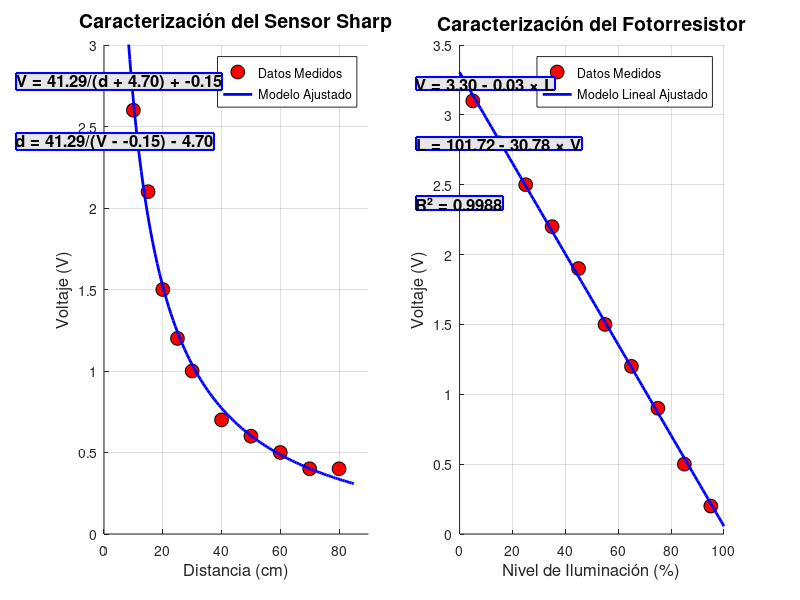

The MATLAB source for this figure:
% Caracterización de sensores: Sharp y Fotorresistor
% Este código muestra la caracterización de ambos sensores en un solo archivo
% con sus respectivas ecuaciones

% Limpieza previa
clear all;
close all;
clc;

% Creamos una figura con dos subplots
figure('Name', 'Caracterización de Sensores', 'Position', [100, 100, 1200, 500]);

%% CARACTERIZACIÓN DEL SENSOR SHARP (GP2Y0A21YK)
subplot(1, 2, 1);

% Datos del sensor Sharp (Distancia en cm vs Voltaje)
% Estos son datos típicos del sensor GP2Y0A21YK, ajustar según mediciones reales
distancia_cm = [10, 15, 20, 25, 30, 40, 50, 60, 70, 80];
voltaje_sharp = [2.6, 2.1, 1.5, 1.2, 1.0, 0.7, 0.6, 0.5, 0.4, 0.4];

% Ajuste de modelo hiperbólico: V = a/(d+b) + c
% Este modelo es típico para los sensores Sharp de distancia
modelfun = @(b,x) b(1)./(x+b(2)) + b(3);
beta0 = [30, 1, 0]; % Valores iniciales para a, b, c
[beta,~,~,~,~] = nlinfit(distancia_cm, voltaje_sharp, modelfun, beta0);

% Creamos curva ajustada con el modelo
distancia_modelo = linspace(8, 85, 100);
voltaje_modelo_sharp = modelfun(beta, distancia_modelo);

% Graficamos los datos y el modelo
scatter(distancia_cm, voltaje_sharp, 100, 'r', 'filled', 'MarkerEdgeColor', 'k');
hold on;
plot(distancia_modelo, voltaje_modelo_sharp, 'b-', 'LineWidth', 2);
grid on;
title('Caracterización del Sensor Sharp', 'FontSize', 14);
xlabel('Distancia (cm)', 'FontSize', 12);
ylabel('Voltaje (V)', 'FontSize', 12);
xlim([0 90]);
ylim([0 3]);
legend('Datos Medidos', 'Modelo Ajustado', 'Location', 'NorthEast');

% Creamos la ecuación para mostrar en la gráfica
eq_sharp = sprintf('V = %.2f/(d + %.2f) + %.2f', beta(1), beta(2), beta(3));
% Versión despejada para distancia
eq_sharp_dist = sprintf('d = %.2f/(V - %.2f) - %.2f', beta(1), beta(3), beta(2));

% Mostramos la ecuación en la gráfica
annotation('textbox', [0.02, 0.85, 0.25, 0.08], 'String', eq_sharp, ...
           'FitBoxToText', 'on', 'BackgroundColor', [0.9 0.9 0.9], ...
           'FontSize', 12, 'FontWeight', 'bold', 'EdgeColor', 'blue', ...
           'LineWidth', 1.5, 'HorizontalAlignment', 'center');

annotation('textbox', [0.02, 0.75, 0.25, 0.08], 'String', eq_sharp_dist, ...
           'FitBoxToText', 'on', 'BackgroundColor', [0.9 0.9 0.9], ...
           'FontSize', 12, 'FontWeight', 'bold', 'EdgeColor', 'blue', ...
           'LineWidth', 1.5, 'HorizontalAlignment', 'center');

%% CARACTERIZACIÓN DEL FOTORRESISTOR
subplot(1, 2, 2);

% Datos de iluminación vs voltaje para el fotorresistor
iluminacion_real = [5, 15, 25, 35, 45, 55, 65, 75, 85, 95];
tension_real = [3.1, 2.8, 2.5, 2.2, 1.9, 1.5, 1.2, 0.9, 0.5, 0.2];

% Realizamos la regresión lineal
coeficientes = polyfit(iluminacion_real, tension_real, 1);
pendiente = coeficientes(1);
intercepto = coeficientes(2);

% Creamos el modelo lineal
iluminacion_modelo = 0:1:100;
tension_modelo = pendiente * iluminacion_modelo + intercepto;

% Graficamos los datos y el modelo
scatter(iluminacion_real, tension_real, 100, 'r', 'filled', 'MarkerEdgeColor', 'k');
hold on;
plot(iluminacion_modelo, tension_modelo, 'b-', 'LineWidth', 2);
grid on;
title('Caracterización del Fotorresistor', 'FontSize', 14);
xlabel('Nivel de Iluminación (%)', 'FontSize', 12);
ylabel('Voltaje (V)', 'FontSize', 12);
xlim([0 100]);
ylim([0 3.5]);
legend('Datos Medidos', 'Modelo Lineal Ajustado', 'Location', 'NorthEast');

% Calculamos el coeficiente de determinación (R²)
yMean = mean(tension_real);
SST = sum((tension_real - yMean).^2);
SSR = sum((tension_real - (pendiente * iluminacion_real + intercepto)).^2);
R2 = 1 - (SSR/SST);

% Formato de la ecuación del fotorresistor con 2 decimales
if pendiente < 0
    equation_foto = ['V = ' num2str(intercepto, '%.2f') ' - ' num2str(abs(pendiente), '%.2f') ' × L'];
    % Versión despejada para iluminación
    equation_foto_ilum = ['L = ' num2str((intercepto/abs(pendiente)), '%.2f') ' - ' num2str((1/abs(pendiente)), '%.2f') ' × V'];
else
    equation_foto = ['V = ' num2str(intercepto, '%.2f') ' + ' num2str(pendiente, '%.2f') ' × L'];
    % Versión despejada para iluminación
    equation_foto_ilum = ['L = ' num2str((-intercepto/pendiente), '%.2f') ' + ' num2str((1/pendiente), '%.2f') ' × V'];
end

% Mostramos la ecuación en la gráfica
annotation('textbox', [0.52, 0.85, 0.25, 0.08], 'String', equation_foto, ...
           'FitBoxToText', 'on', 'BackgroundColor', [0.9 0.9 0.9], ...
           'FontSize', 12, 'FontWeight', 'bold', 'EdgeColor', 'blue', ...
           'LineWidth', 1.5, 'HorizontalAlignment', 'center');

annotation('textbox', [0.52, 0.75, 0.25, 0.08], 'String', equation_foto_ilum, ...
           'FitBoxToText', 'on', 'BackgroundColor', [0.9 0.9 0.9], ...
           'FontSize', 12, 'FontWeight', 'bold', 'EdgeColor', 'blue', ...
           'LineWidth', 1.5, 'HorizontalAlignment', 'center');

% Mostramos el R² en la gráfica
R2_text = ['R² = ' num2str(R2, '%.4f')];
annotation('textbox', [0.52, 0.65, 0.12, 0.08], 'String', R2_text, ...
           'FitBoxToText', 'on', 'BackgroundColor', [0.9 0.9 0.9], ...
           'FontSize', 12, 'FontWeight', 'bold', 'EdgeColor', 'blue', ...
           'LineWidth', 1.5, 'HorizontalAlignment', 'center');

%% Mostrar estadísticas en la consola
fprintf('---- CARACTERIZACIÓN DEL SENSOR SHARP ----\n');
fprintf('Ecuación del modelo: V = %.4f/(d + %.4f) + %.4f\n', beta(1), beta(2), beta(3));
fprintf('Ecuación despejada: d = %.4f/(V - %.4f) - %.4f\n\n', beta(1), beta(3), beta(2));

fprintf('---- CARACTERIZACIÓN DEL FOTORRESISTOR ----\n');
fprintf('Ecuación del modelo: V = %.4f + (%.4f × L)\n', intercepto, pendiente);
fprintf('Ecuación despejada: L = %.4f + (%.4f × V)\n', (-intercepto/pendiente), (1/pendiente));
fprintf('Coeficiente de determinación (R²): %.4f\n', R2);

% Ajustar la posición de los subplots para mejor visualización
set(gcf, 'Position', [100, 100, 1200, 500]);
